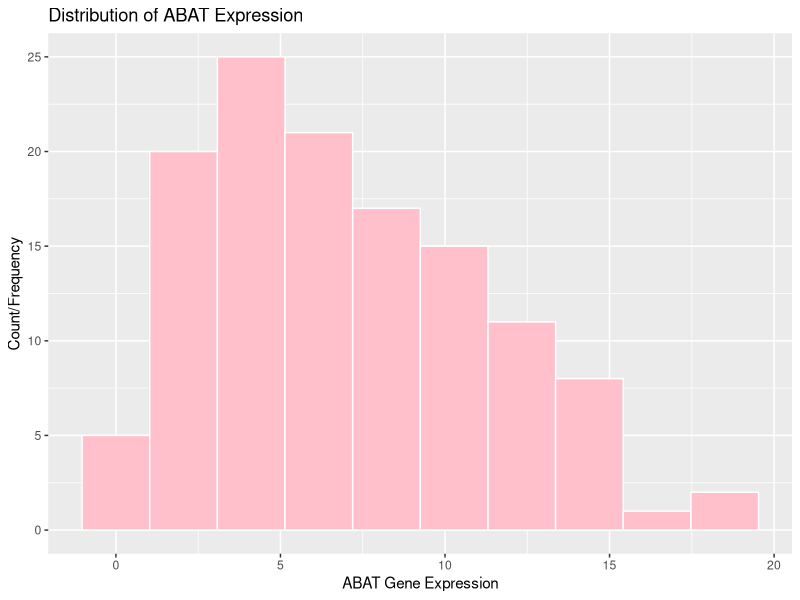
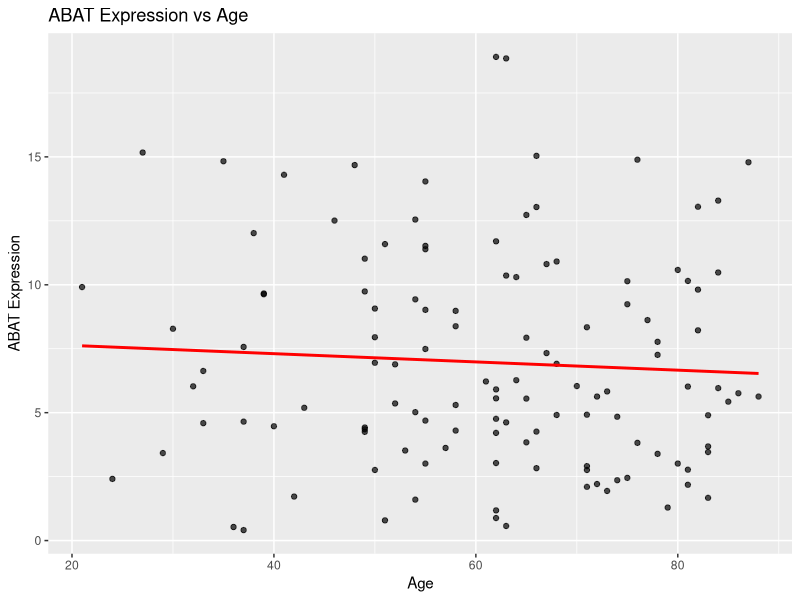
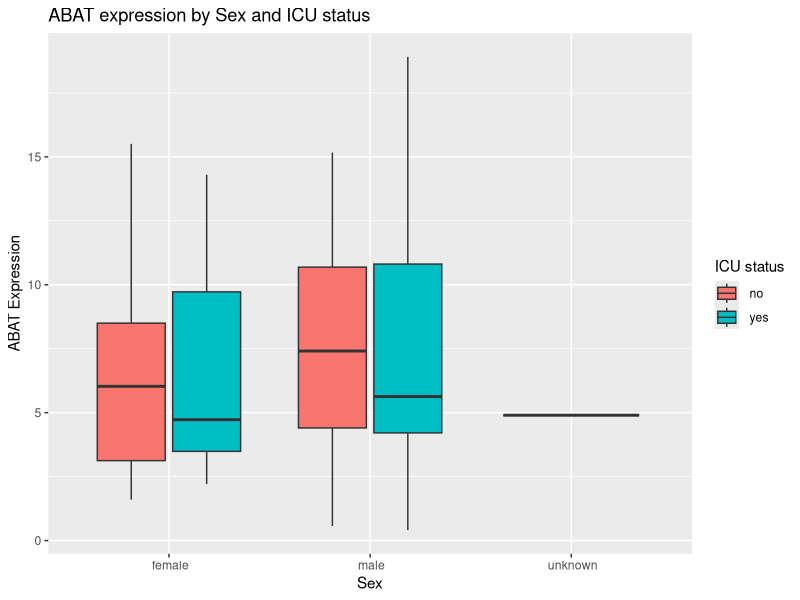

These charts were generated, in order, by the following R code:
## ---- chunk 1
# IMPORTS
library(tidyverse)
library(ggplot2)
library(tidyr)

## ---- chunk 2
# import csv and load them in to see them and put into dataframe

genetable1 <- read.csv("QBS103_GSE157103_genes.csv")
genetable2 <- read.csv("QBS103_GSE157103_series_matrix-1.csv")

## ---- chunk 3
genetable1
## ---- chunk 4
genetable2
## ---- chunk 5
genetable2
## ---- chunk 6
colnames(genetable1)
## ---- chunk 7

# make this data to long data using pivot longer so we can merge on participant ID
df_new_long <- genetable1 %>%
  pivot_longer(
    cols = -X,
    names_to = "participant_id",
    values_to = "value"
  )
## ---- chunk 8
# check the shape of new long data
df_new_long
## ---- chunk 9
# merged now the both dataframes based on participant id column. 

merged_df <- merge(df_new_long, genetable2, by = "participant_id")
merged_df
## ---- chunk 10
str(merged_df)
## ---- chunk 11
# ONE GENE -> x IS gene stored in column X which will be ABAT
# ONE CONTINUOUS COVARIATE -> AGE lets choose age  
# 2 CATEGORICAL VARIABLES -> lets choose SEX and ICU STATUS (binary yes or no)

# hypothesis of why i chose these variables is because as we age we are exposed to environmental factors which can cause genes to express differently or maybe even mutate
# therefore age is interesting 
# the gene is chose is ABAT
# for categorical we can take the icu or non icu staus and sex (male vs female)

## ---- chunk 12
# CONVERTING AGE TO NUMERIC FOR FUTURE USE IF I NEED IT TO BE SO LATER SINCE IT WAS CHAR
merged_df$age <- as.numeric(merged_df$age)
## ---- chunk 13
# Check age col min and max to determine appropriate visuals for boxplot and parameters
# there are NAs so i will just do it manually, 39 and 89
# AGE COLUMN IS A CHAR SO I WANT TO CONVERT TO NUMERIC FOR HISTOGRAM PLOTTING.

min(merged_df$age)
max(merged_df$age)

# This might be too advanced but i normally remove NAs but for now I will just go ahead and plot 
## ---- chunk 14

# HISTOGRAM FOR ABT EXPRESSION
# I chose 10 bins for optimal shape and analysis for skews and such
# 10 bins gives me info about the shape to analyze it too (skew and such of histograms)

ggplot(merged_df %>% filter(X=="ABAT"), aes(x=value)) + geom_histogram(bins=10,color="white", fill="pink")+ labs(title = "Distribution of ABAT Expression",x = "ABAT Gene Expression", y= "Count/Frequency")

## ---- chunk 15
# SCATTER PLOT OF CONTINUOUS COVAR WHICH IS FERRITIN AND THE GENE WHICH IS ABAT
# it is first filtering by gene which is ABAT IN THIS CASE, THEN TAKING OUR AGE FOR THOSE IN ABAT, AND THEN THE EXPRESSION VALUES AND THEN PLOTTING IT. 
# intervals for ages

# I want to find the line of best fit and it's slope and add that, but to be fair, this data is quite scattered
# the line of best fit in this case would maybe not be linear?
# i just added a linear line for the sake of it, but it is technically not the best fit but still useful to see somewhat of a trend
ggplot(merged_df %>% filter(X == "ABAT"), aes(x = age, y = value)) +
  geom_point(alpha = 0.7) +geom_smooth(method = "lm", se = FALSE, color = "red") +
  labs(title = "ABAT Expression vs Age",x = "Age",y = "ABAT Expression")
## ---- chunk 16

# BOXPLOT FOR ABAT GENE SEPARATED BY 
# gene expression separated by both categorical covariates SEX AND ICU_STATUS
# 1 person is UNKNOWN (I would normally clean this data but it did not explicitly state to do so)
# so i will leave it there for now
#taking in the merged df and filtering to get only ABAT gene, then using sex to sort and then filling each with icu status color.


ggplot(merged_df %>% filter(X == "ABAT"), aes(x = sex, y = value, fill = icu_status)) +
  geom_boxplot() +
  labs(
    title = "ABAT expression by Sex and ICU status",x = "Sex",y = "ABAT Expression",fill = "ICU status")



